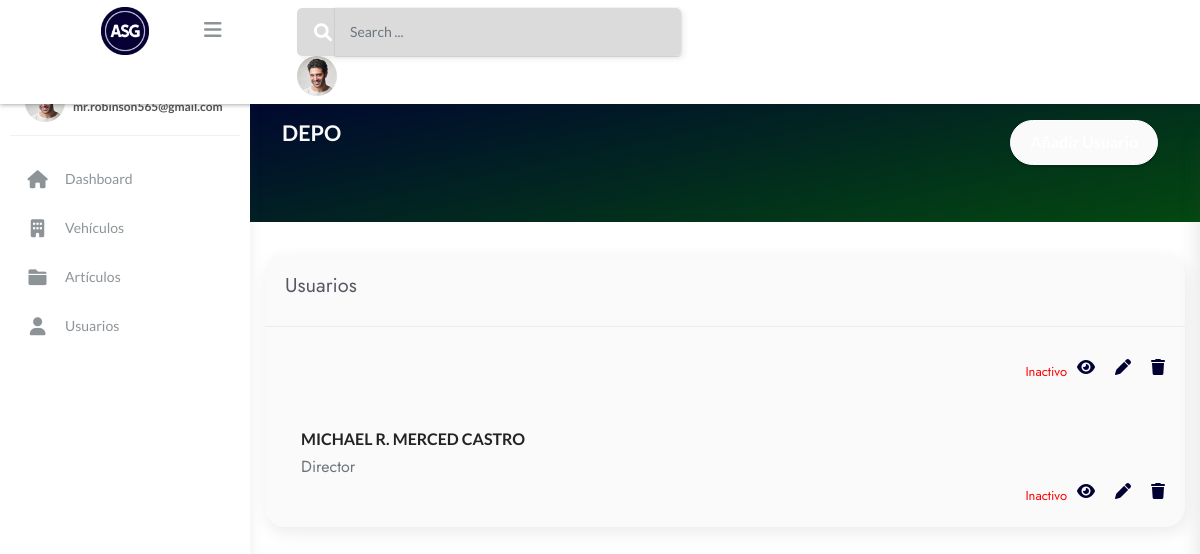
Page /usuarios (signed in) on the committed database.
### Usuarios/models.py (models this page shows, shortened)
class Usuario(AbstractUser):
    usuario_id = models.CharField(
        max_length=200, unique=True, default=uuid.uuid4)
    puesto = models.CharField(max_length=30, blank=False)
    nombre = models.CharField(max_length=60, blank=False)
    extension = models.CharField(max_length=60, blank=False)
    Rol = models.CharField(max_length=30, choices=tipo_ref,
                           default=('', ''), blank=False)
    password = models.CharField(max_length=255, blank=False)
    vigencia = models.DateField(blank=True, null=True)
    activo = models.BooleanField(null=True,blank=True)
    objects = CustomUserManager()
    USERNAME_FIELD = 'username'
    REQUIRED_FIELDS = ['email','first_name', 'last_name']

### Usuarios/views.py (the view, shortened to what this page needs)
# urls.py: path('', UsuariosView, name='usuario'),
@login_required
def UsuariosView(request):
    usuarios = Usuario.objects.order_by('nombre')
    context = {'usuarios': usuarios}
    return render(request, 'Usuarios/Usuarios.html', context)

### templates/Usuarios/Usuarios.html (shortened to what this page needs)
{% extends "layouts/base.html" %}
{% block content %}
<div class="content">
    <div class=" panel-header bg-primary-gradient">
        <div class="page-inner py-5">
            <div class="d-flex align-items-left align-items-md-center flex-column flex-md-row">
                <div>
                    <h2 class="text-white pb-2 fw-bold">DEPO</h2>
                </div>
                <div class="ml-md-auto py-2 py-md-0">
                    <a href="/usuariosAddUsuario"class="btn btn-white btn-border btn-secondar btn-round">Añadir Usuario</a>
                </div>
            </div>
        </div>
    </div>
    <div class="col" style="padding-top: 2rem;">
        <div class="card full-height" style="border-radius:20px" >
            <div class="card-header">
                <div class="card-head-row">
                    <div class="card-title">Usuarios</div>
                </div>
            </div>
            {% for x in usuarios%}
            <div class="card-body mi-clase" >
                    <div class="flex-1 ml-3 pt-1">
                        <h6 class="h6 text-uppercase fw-bold mb-1">{{x.nombre}} </h6>
                        <span class="text-muted">{{x.puesto}}</span>
                    </div>
                    <div class="float-right pt-1">
                        <small style="{% if x.activo %} color: green !important; {% else %} color: red !important; {% endif %} margin-right:10px;" class="text-muted">
                            {% if x.activo %}
                                Activo
                            {% else %}
                                Inactivo
                            {% endif %}
                    </small>
                       <a  style="float: right;" href="/usuarioseliminarusuario/{{x.usuario_id}}"><i
                                                            class="fa-solid fa-trash" data-toggle="tooltip" data-placement="top" title="Eliminar"></i></a>
                        <a style="float: right; margin-right: 20px;" href="/usuarioseditarusuario/{{x.usuario_id}}"><i
                                                            class="fa-solid fa-pen" data-toggle="tooltip" data-placement="top" title="Editar"></i></a>
                                                            <a style="float: right; margin-right: 20px;" href="/usuariosdetailsusuario/{{x.usuario_id}}"><i
                                                                class="fa-solid fa-eye" data-toggle="tooltip" data-placement="top" title="Detalles"></i></a>
                    </div>
                </div>
                {%endfor%}
            </div>
        </div>
    </div>
</div>
</div>
{% endblock content %}

### templates/includes/sidebar.html (shortened to what this page needs)
{% load static %}
<div class="sidebar sidebar-style-2" data-background-color="light">
  <div class="sidebar-wrapper scrollbar scrollbar-inner">
    <div class="sidebar-content">
      {% if request.user.is_authenticated %}
      <div class="user">
        <div class="avatar-sm float-left mr-2">
        </div>
        <div class="info">
          <a
            data-toggle="collapse"
            href="#collapseExample"
            aria-expanded="true"
          >
            <span>
              <span class="user-level"> {{ request.user.email }} </span>
            </span>
          </a>
          <div class="clearfix"></div>
        </div>
      </div>
      <ul class="nav nav-primary">
        <li class="nav-item {% if 'index' in segment %} active {% endif %}">
          <a href="/indice" aria-expanded="false">
            <i class="fa-solid fa-house fa-fw"></i>
            <p>Dashboard</p>
          </a>
        </li>
        <li class="nav-item {% if 'index' in segment %} active {% endif %}">
          <a href="/autos" aria-expanded="false">
            <i class="fa-solid fa-building"></i>
            <p>Vehículos</p>
          </a>
        </li>
        <li class="nav-item {% if 'index' in segment %} active {% endif %}">
          <a href="/articulos" aria-expanded="false">
            <i class="fa-solid fa-folder"></i>
            <p>Artículos</p>
          </a>
        </li>
        <li class="nav-item {% if 'index' in segment %} active {% endif %}">
          <a href="/usuarios" aria-expanded="false">
            <i class="fa-solid fa-user"></i>
            <p>Usuarios</p>
          </a>
						</ul>
      {% endif %}
    </div>
  </div>
</div>

### static/assets/theme/css/style.css (style rules this page uses)
body { font-style: normal; line-height: 1.5; font-weight: 400; color: #232323; position: relative; }
a { font-style: normal; font-weight: 400; cursor: pointer; }
a, a:hover { text-decoration: none; }
h1, h2, h3, h4, h5, h6, .display-1, .display-2, .display-4, .display-5, .display-7, span, p, a { line-height: 1; word-break: break-word; word-wrap: break-word; font-weight: 400; }
.card { background-color: #fafafa; background:linear-gradient( 0 deg , #fafafa, #7b9aba56); border: #fafafa; }
.btn { font-weight: 600; border-width: 1px; font-style: normal; margin: 0.6rem 0.6rem; white-space: normal; transition: all 0.2s ease-in-out; display: inline-flex; align-items: center; justify-content: center; word-break: break-word; }
.nav { display: -webkit-flex; -webkit-flex-wrap: wrap; }
html, body { height: auto; min-height: 100vh; }
ul, ol, pre, blockquote { margin-bottom: 2.3125rem; }

### static/assets/mobirise/css/resp_tables.css (style rules this page uses)
html, body { max-width: 100%; overflow-x: hidden; }

### static/assets/mobirise/css/style.css (style rules this page uses)
*, *::after, *::before { margin: 0; padding: 0; box-sizing: border-box; }
body { margin-top: 0px; }
input, div, span, a { -webkit-tap-highlight-color: rgba(0, 0, 0, 0); }

### templates/includes/navigation.html (style rules this page uses)
.btn-secondar { background: #FE9100 !important; border-color: #FE9100 !important; color: black !important; font-weight: bold; }

### templates/Usuarios/Usuarios.html (style rules this page uses)
.mi-clase:not(:last-child) { border-bottom-width: 0.2px; border-bottom-style: solid; border-bottom-color: rgba(255, 255, 255, 0.06); overflow: auto; padding-bottom: 20px; }
.btn { padding: .65rem 1.4rem; font-size: 14px; opacity: 1; border-radius: 20px; }
.h6 { font-size: 1rem; }
.bg-primary-gradient { background: #1572E8 !important; background: linear-gradient(168deg, #000033, #034810) !important; }
.btn-secondar { background: rgba(255, 255, 255, 0) !important; border-color: #fbfbfb !important; color: white !important; font-weight: bold }

### rows in the picture
Usuario: user.email "mr.robinson565@gmail.com", nombre "MICHAEL R. MERCED CASTRO", puesto "Director", activo "Inactivo"
Usuario: shows "Inactivo"
